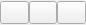
<?xml version="1.0" encoding="UTF-8"?>
<ui version="4.0">
 <class>GradientStopActions</class>
 <widget class="QWidget" name="GradientStopActions">
  <property name="geometry">
   <rect>
    <x>0</x>
    <y>0</y>
    <width>86</width>
    <height>25</height>
   </rect>
  </property>
  <layout class="QGridLayout" name="gridLayout">
   <property name="margin">
    <number>0</number>
   </property>
   <property name="spacing">
    <number>0</number>
   </property>
   <item row="0" column="2">
    <widget class="QToolButton" name="toolButtonDown">
     <property name="sizePolicy">
      <sizepolicy hsizetype="Ignored" vsizetype="Fixed">
       <horstretch>0</horstretch>
       <verstretch>0</verstretch>
      </sizepolicy>
     </property>
     <property name="icon">
      <iconset resource="qmc2.qrc">
       <normaloff>:/data/img/down_action.png</normaloff>:/data/img/down_action.png</iconset>
     </property>
    </widget>
   </item>
   <item row="0" column="1">
    <widget class="QToolButton" name="toolButtonUp">
     <property name="sizePolicy">
      <sizepolicy hsizetype="Ignored" vsizetype="Fixed">
       <horstretch>0</horstretch>
       <verstretch>0</verstretch>
      </sizepolicy>
     </property>
     <property name="icon">
      <iconset resource="qmc2.qrc">
       <normaloff>:/data/img/up_action.png</normaloff>:/data/img/up_action.png</iconset>
     </property>
    </widget>
   </item>
   <item row="0" column="3">
    <widget class="QToolButton" name="toolButtonRemove">
     <property name="sizePolicy">
      <sizepolicy hsizetype="Ignored" vsizetype="Fixed">
       <horstretch>0</horstretch>
       <verstretch>0</verstretch>
      </sizepolicy>
     </property>
     <property name="icon">
      <iconset resource="qmc2.qrc">
       <normaloff>:/data/img/minus.png</normaloff>:/data/img/minus.png</iconset>
     </property>
    </widget>
   </item>
  </layout>
 </widget>
 <tabstops>
  <tabstop>toolButtonUp</tabstop>
  <tabstop>toolButtonDown</tabstop>
  <tabstop>toolButtonRemove</tabstop>
 </tabstops>
 <resources>
  <include location="qmc2.qrc"/>
 </resources>
 <connections/>
</ui>
